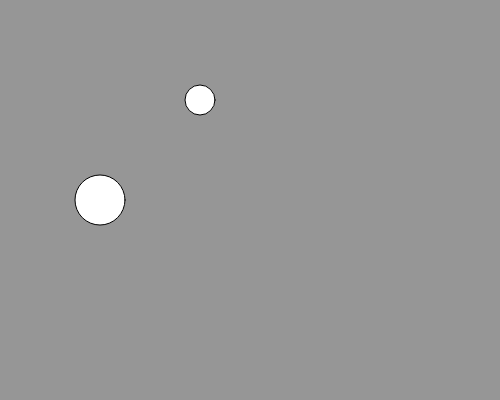
Frame 1 (no input)
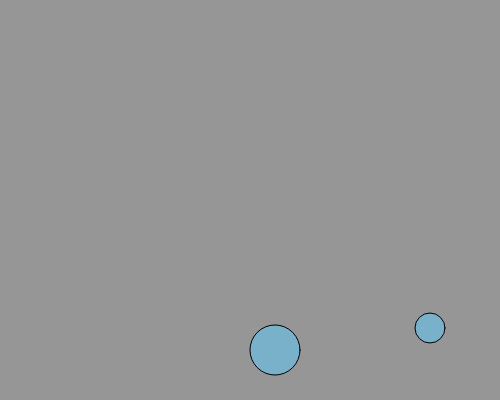
Frame 60 (no input)
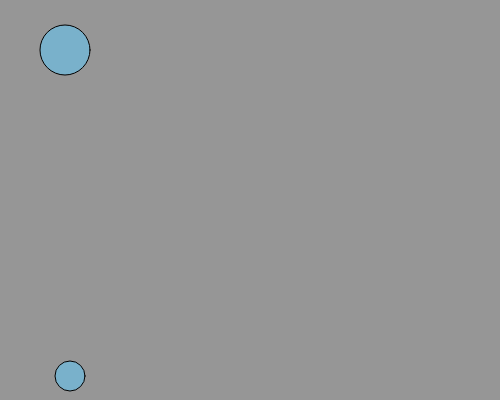
Frame 120 (the mouse pressed at the canvas centre since frame 60)

The p5.js sketch that drew these frames (run headless with seeded random() and noise() and a simulated clock; from frame 60 on, the mouse is pressed at the canvas centre):

// p5.js sketch
// ── sketch.js
let x1=100, y1=200, d1=50;
let x2=200, y2=100, d2=30;
let speedX1 = 5, speedY1 = 6;
let speedX2 = 10, speedY2 = -12;

function setup(){
  createCanvas(500, 400);
}

function draw(){
  background(150);

  ellipse(x1, y1, d1);  
  ellipse(x2, y2, d2);

  if(dist(x1, y1, x2, y2)<(d1+d2)/2){
    x1 *= -1; y1*=-1;
    x2 *= -1; y2*=-1;
    fill(random(255), random(255), random(255));
  }
  
  if( x1 < 0+d1/2 || x1 > width-d1/2){
    speedX1*=-1;          
  }
  if( y1 < 0+d1/2 || y1 > height-d1/2){
    speedY1 *= -1;
  }
 

  if( x2 < 0+d2/2 || x2 > width-d2/2){
    speedX2*=-1;          
  }
  if( y2 < 0+d2/2 || y2 > height-d2/2){
    speedY2 *= -1;
  }

  x1 += speedX1;
  y1 += speedY1;
  x2 += speedX2;
  y2 += speedY2;
}
